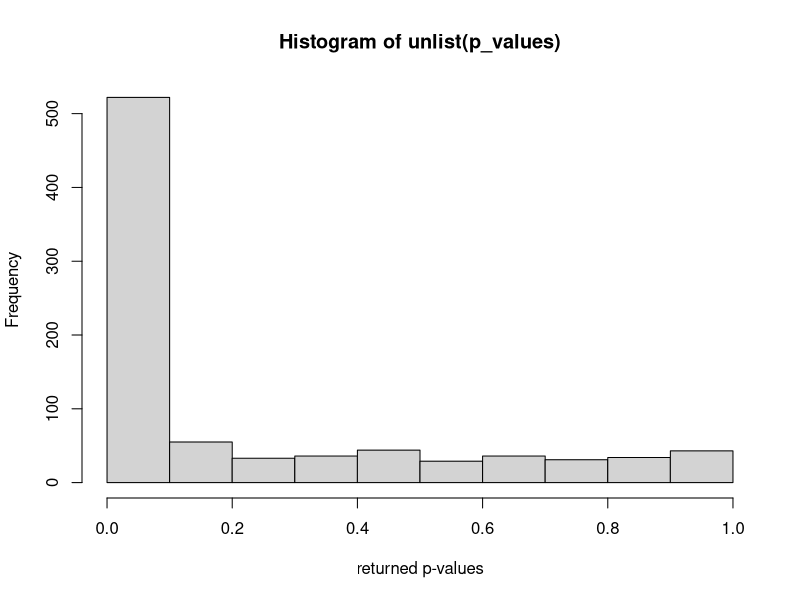
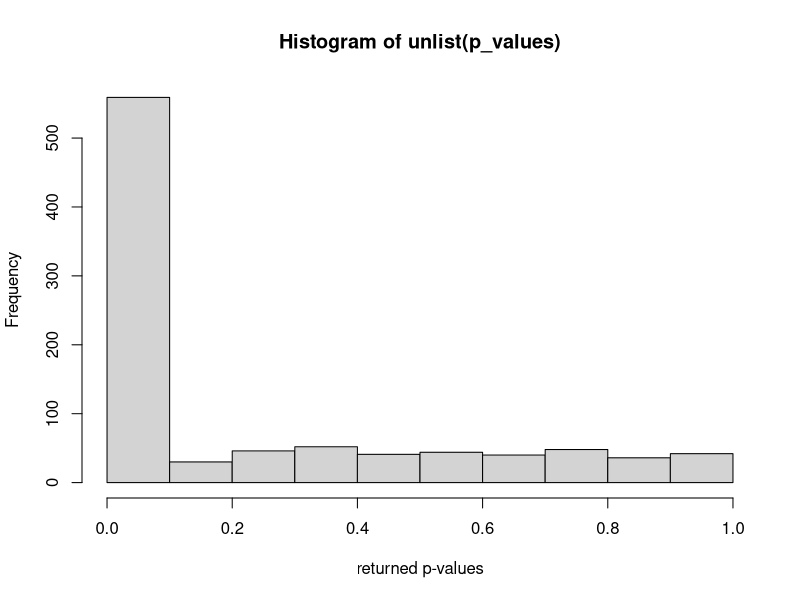
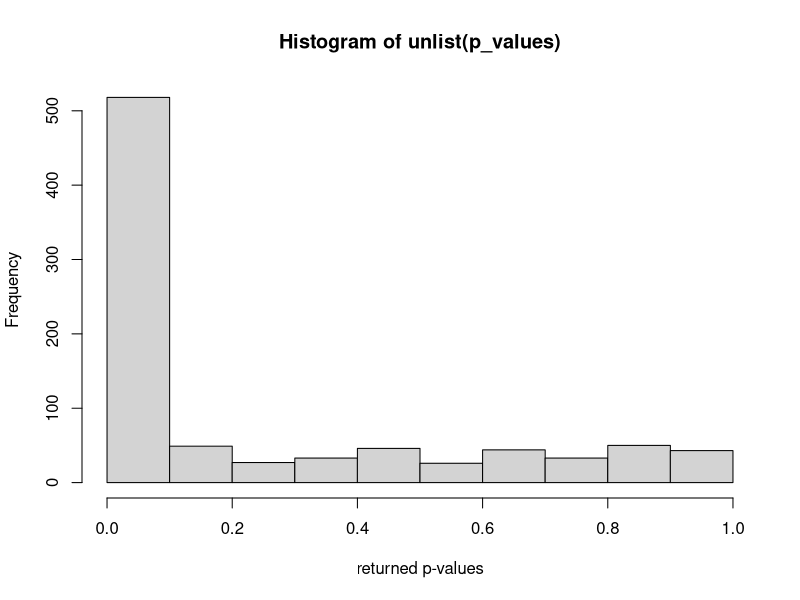
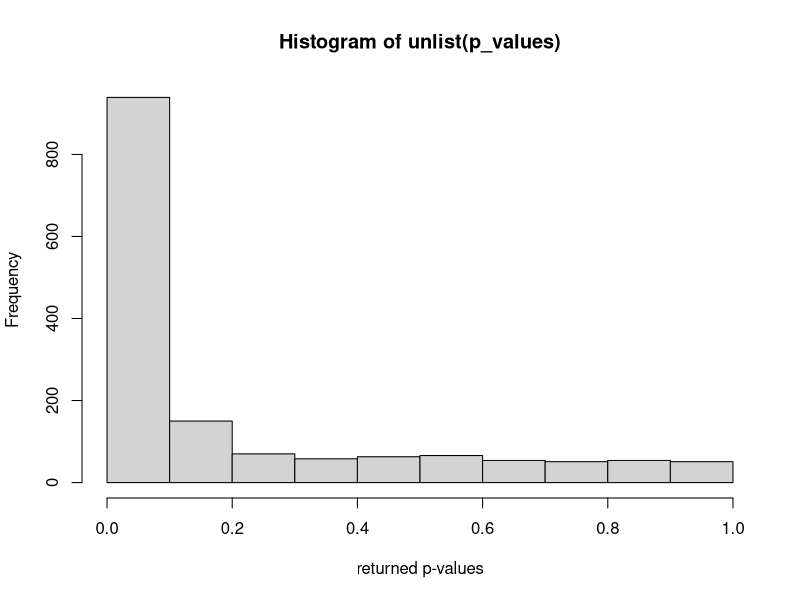
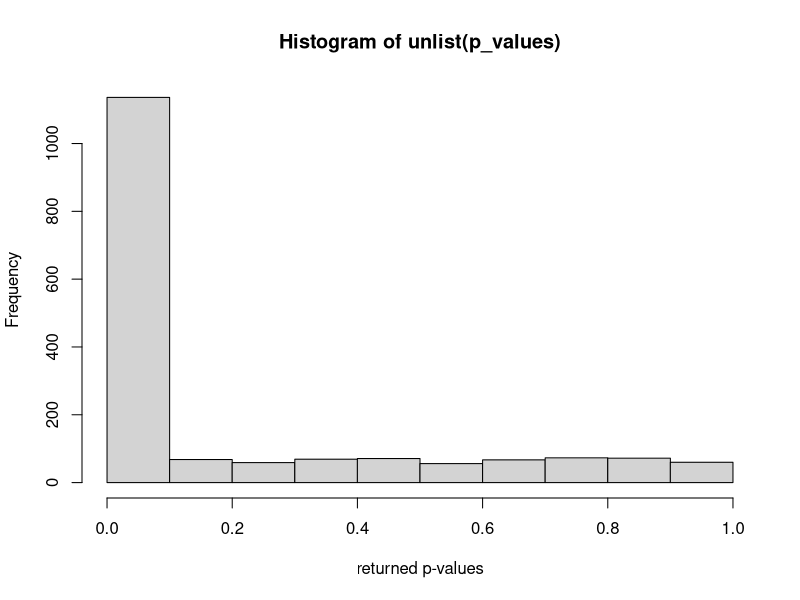
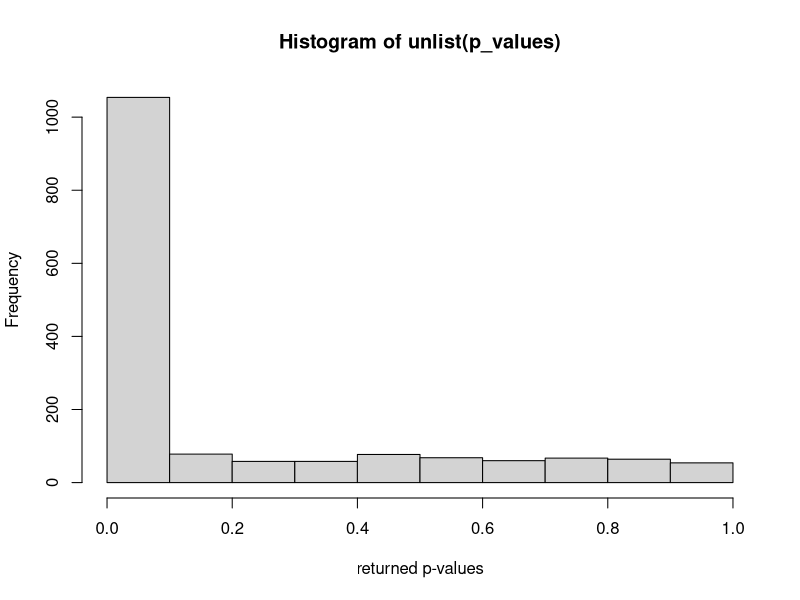
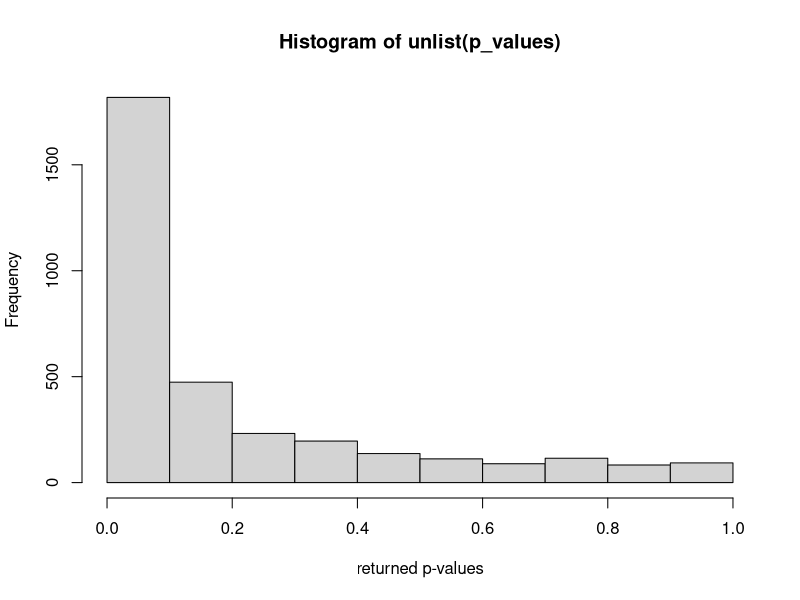
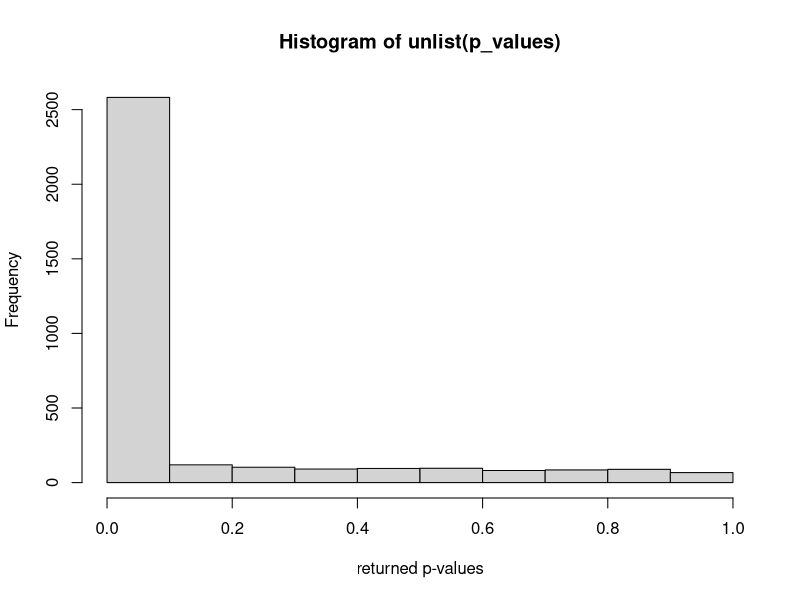

Reproduce these figures in R, in order. (Note: a time limit stopped this script after it produced the figures.)
generate_data = function(n,p) {
  return(list(covariates = matrix(rnorm(n=n*p), nrow=n, ncol=p), responses = as.vector(rnorm(n))))
}

model_select = function(covariates, responses, cutoff) {
  regression.lm = lm(responses ~ covariates)
  p_values = coef(summary(regression.lm))[-1,4]
  
  good_cova = as.numeric(which(p_values <= cutoff))
  
  if (length(good_cova) == 0) {
    return(numeric(0))
  }
  
  new_reg.lm = lm(responses ~ covariates[,good_cova])
  return(reduced_p_values = coef(summary(new_reg.lm))[,4])
}

run_simulation = function(n_trials, n, p, cutoff) {
  #browser()
  p_values = replicate(n_trials, {model_select(generate_data(n,p)$covariates,
                                               generate_data(n,p)$responses, 
                                               cutoff)})
  jpeg(file = paste0("hist_pvalues", n, "_", p, ".jpeg"))
  hist(unlist(p_values), xlab = "returned p-values")
  dev.off()
}

n = c(100, 1000, 10000)
p = c(10, 20, 50)
n_trials = 1000
cutoff = 0.05

comb = expand.grid(n,p)
names(comb) = c("n", "p")

par(mfrow = c(3,3))
set.seed(4)
for(i in 1:nrow(comb)) {
  run_simulation(n_trials, comb[i,1], comb[i,2], cutoff)
}

par(mfrow = c(3,3))
set.seed(5)
for(i in 1:nrow(comb)) {
  run_simulation(n_trials, comb[i,1], comb[i,2], cutoff=1)
}
